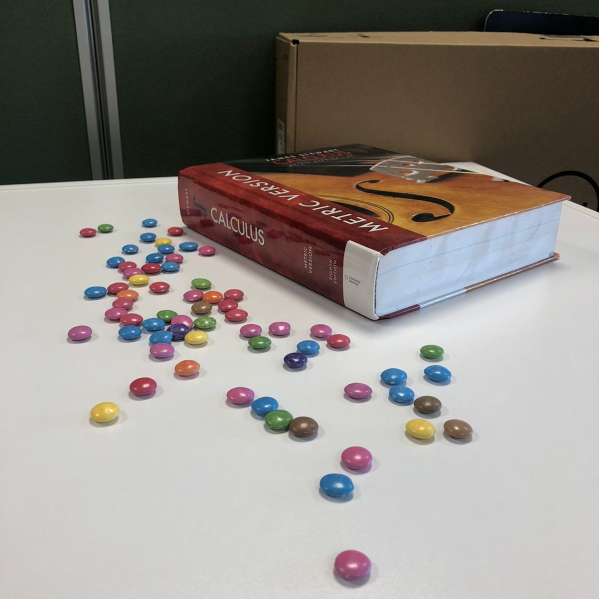
#> input picture Stereo_Vision/Images/Smarties_Book_left.jpg, 1198 x 1198 px, found by its file name (shown at 1/2 size)
$ python SIFT.py
#> lines starting #> are read from the running program, lines starting #| are printed output that depends on the picture
import cv2
import numpy as np
import matplotlib.pyplot as plt

# Step 1: Load the images
img1 = cv2.imread('Stereo_Vision\Images\Smarties_Book_left.jpg', 0)  # queryImage
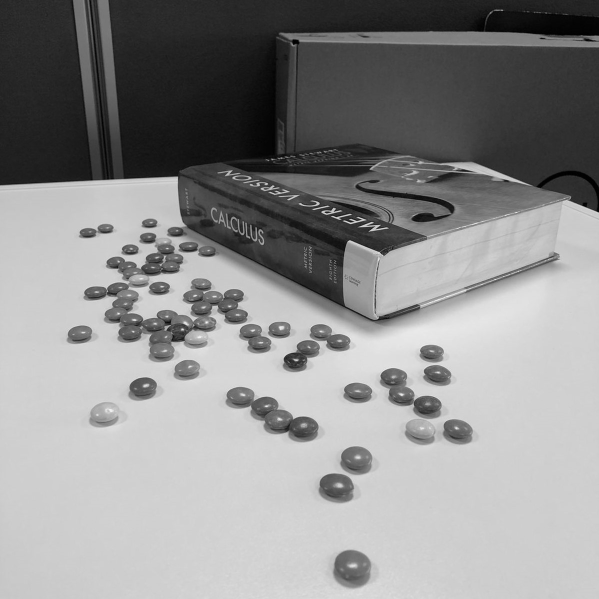
#> img1: shape (1198, 1198) (shown at 1/2 size); min 0, max 255, mean 142.4
img2 = cv2.imread('Stereo_Vision\Images\Smarties_Book_right.jpg', 0)  # trainImage
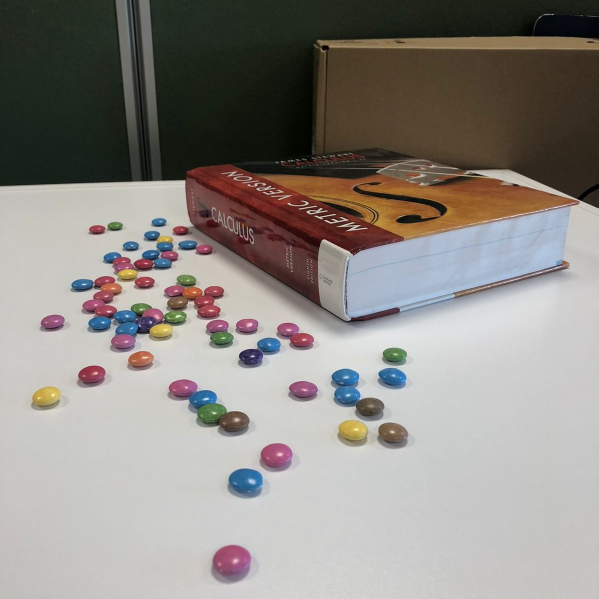
#> input picture Stereo_Vision/Images/Smarties_Book_right.jpg, 1197 x 1198 px, found by its file name (shown at 1/2 size)
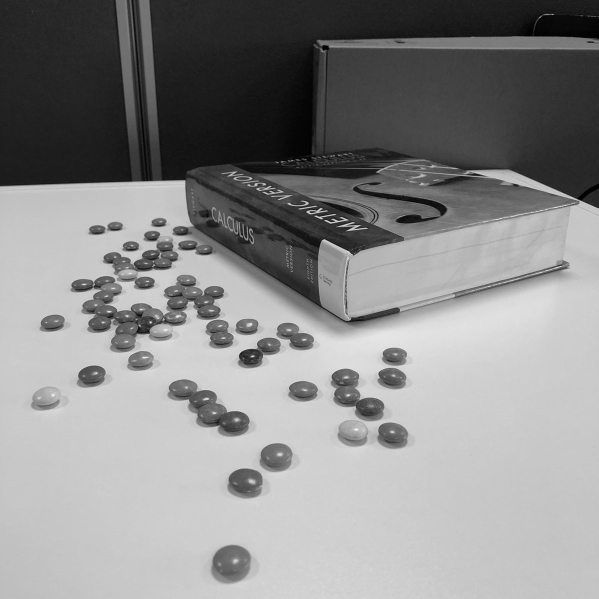
#> img2: shape (1198, 1197) (shown at 1/2 size); min 0, max 253, mean 138.8

# Check if the images have different sizes
if img1.shape != img2.shape:
   # Resize the images to a common size
   width = min(img1.shape[1], img2.shape[1])
#> width = 1197
   height = min(img1.shape[0], img2.shape[0])
#> height = 1198
   img1 = cv2.resize(img1, (width, height))
#> img1: shape (1198, 1197)
   img2 = cv2.resize(img2, (width, height))

# Step 2: Detect and compute SIFT features
sift = cv2.SIFT_create()

kp1, des1 = sift.detectAndCompute(img1, None)
#> kp1 = 1916 keypoints; strongest (x, y, size): (701, 439, 2.4), (689, 442, 2.3), (651, 424, 2), (365, 659, 3.6)
kp2, des2 = sift.detectAndCompute(img2, None)
#> kp2 = 1948 keypoints; strongest (x, y, size): (622, 424, 2.3), (301, 644, 2.9), (498, 717, 26.3), (505, 712, 3.4)

# Step 3: Match the features using FLANN
FLANN_INDEX_KDTREE = 0
index_params = dict(algorithm=FLANN_INDEX_KDTREE, trees=5)
search_params = dict(checks=50)

flann = cv2.FlannBasedMatcher(index_params, search_params)
matches = flann.knnMatch(des1, des2, k=2)
#> matches = 1916 matches

# Store all the good matches as per Lowe's ratio test.
good = []
for m, n in matches:
    if m.distance < 0.5 * n.distance:
        good.append(m)
#> after the loop, good = 75 matches

# Step 4: Compute the disparity (difference in x-coordinates) for the matched points
if len(good) > 10:
    src_pts = np.float32([kp1[m.queryIdx].pt for m in good]).reshape(-1, 1, 2)
#> src_pts = 75 rows, first 8: [182, 357.8], [183.8, 825.9], [187.9, 461.7], [215.5, 576.1], [216.2, 523.3], [216.2, 523.3], [224, 454.4], [224.2, 356]
    dst_pts = np.float32([kp2[m.trainIdx].pt for m in good]).reshape(-1, 1, 2)
#> dst_pts = 75 rows, first 8: [302, 358.9], [68.22, 794.4], [206.3, 456.4], [190.5, 562], [210.1, 514.2], [210.1, 514.2], [242.8, 450], [302, 358.9]

    # Calculate disparity (x-coordinates difference)
    disparity = np.abs(src_pts[:, :, 0] - dst_pts[:, :, 0])
#> disparity = 75 values, max 209.2 at index 28, min 0.495 at index 14, mean 51.13

    print('Disparity:', disparity)
#> (printed output is left out)

    # Draw matches
    img3 = cv2.drawMatches(img1, kp1, img2, kp2, good, None, flags=cv2.DrawMatchesFlags_NOT_DRAW_SINGLE_POINTS)
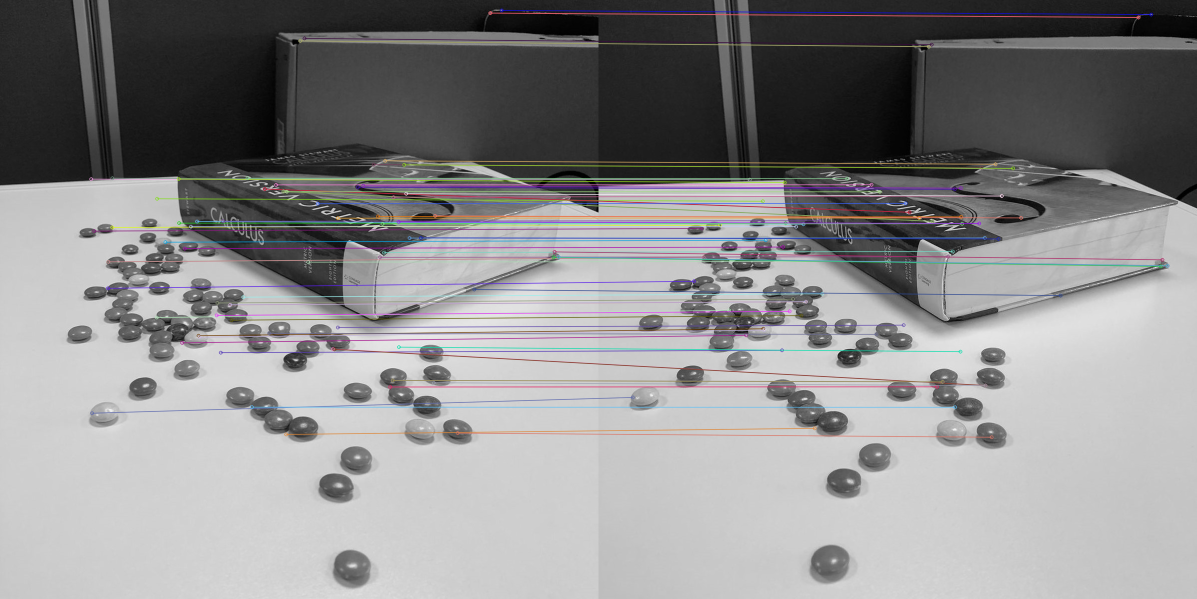
#> img3: shape (1198, 2394, 3) (shown at 1/2 size); mean of channels 0, 1, 2 140.7, 140.1, 140.7; drawn as B, G, R

    # Display the result
    plt.imshow(img3), plt.show()

else:
    print('Not enough matches are found - %d/%d' % (len(good), 10))
